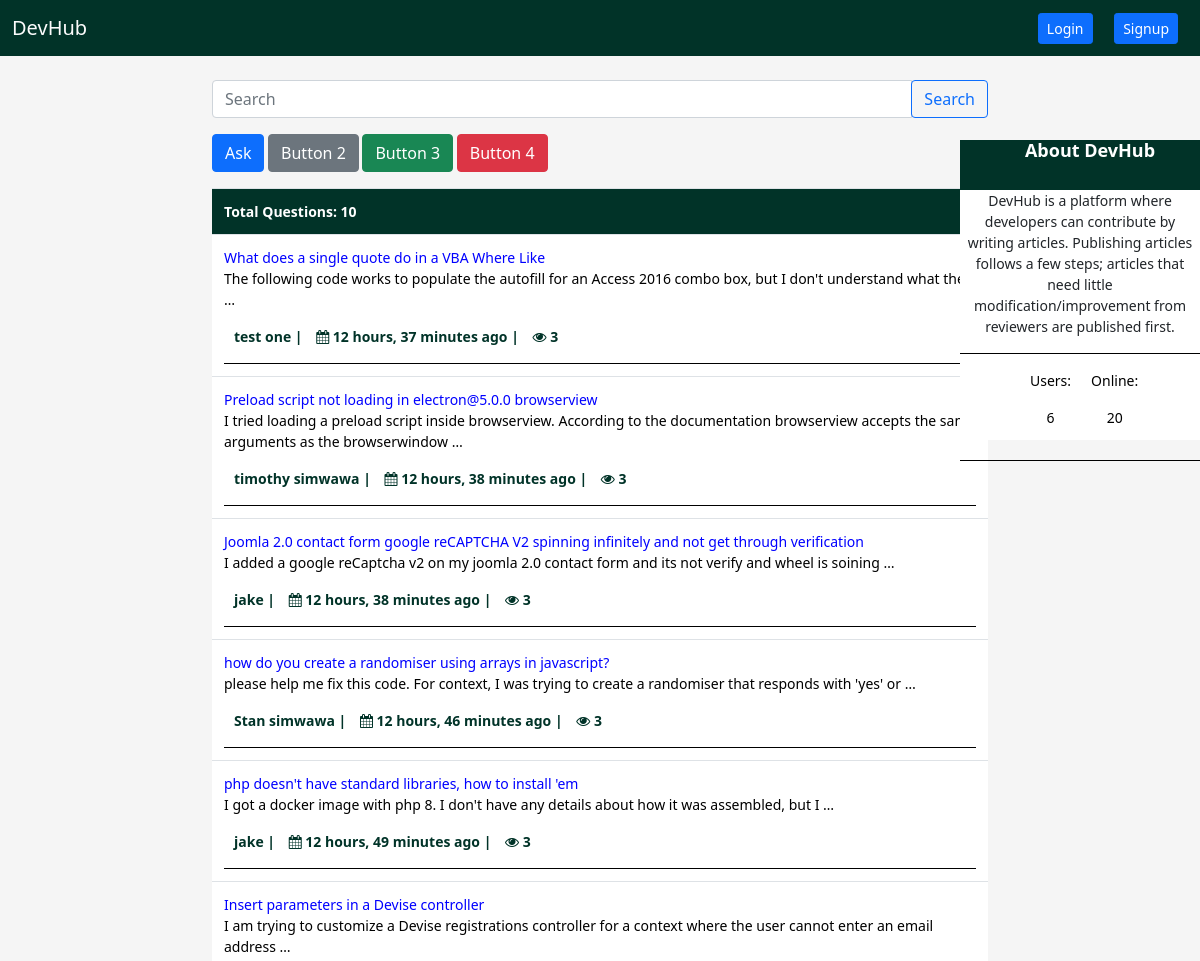
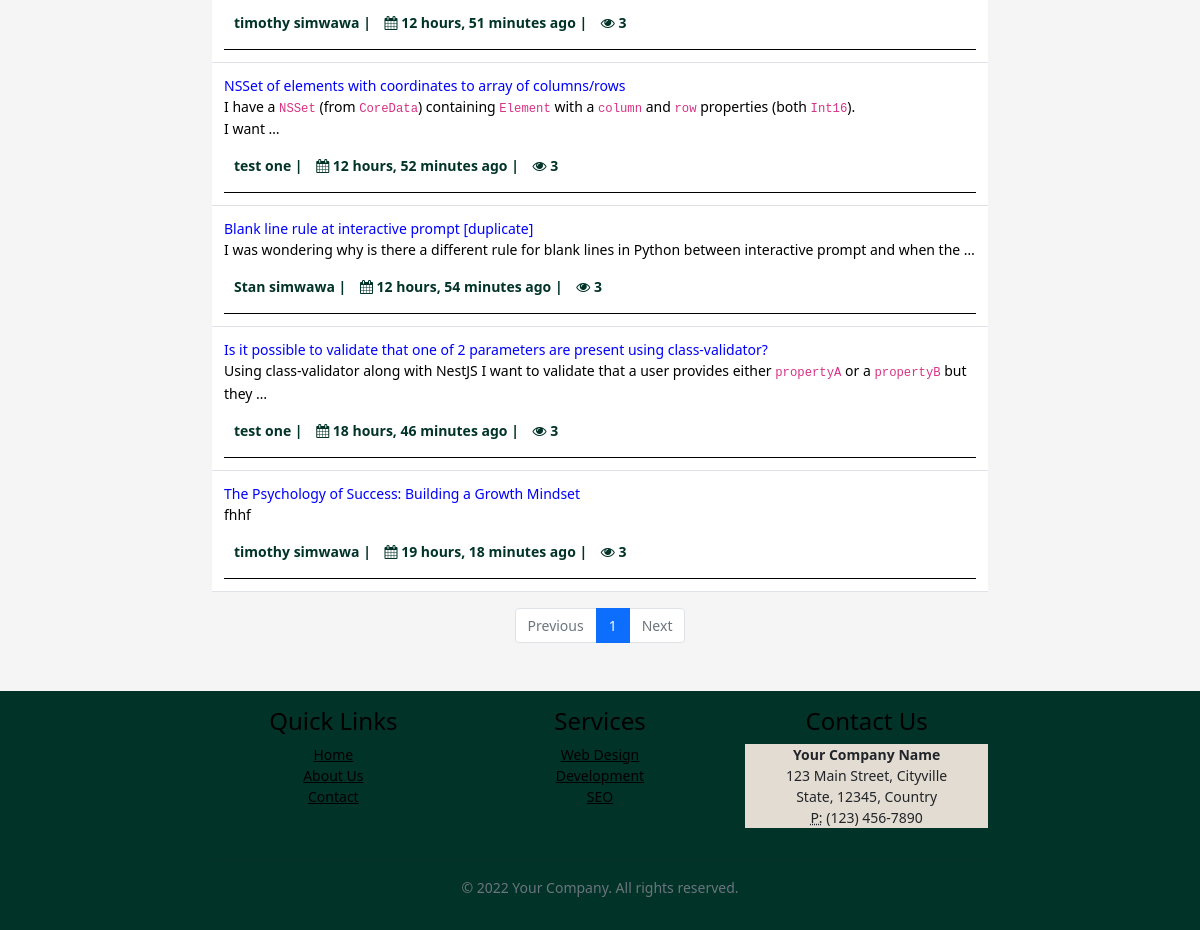
The app's page /base/ with its own data (2 pictures, top to bottom).
### base/models.py (models this page shows, shortened)
class questions(models.Model):
    user = models.ForeignKey(User, on_delete=models.CASCADE)
    title = models.CharField(max_length=1000)
    content =  RichTextField(blank=True,null=True)
    date_created = models.DateTimeField(default=timezone.now)
    slug = models.SlugField(unique=True, blank=True)
    ip_address = models.TextField(blank=True)
    views_count = models.IntegerField(default=0)
    def save(self, *args, **kwargs):
        super(questions, self).save(*args, **kwargs)

### base/views.py (the view)
# urls.py: path('', all_questions, name='all_questions'),
def all_questions(request):
    total_users = User.objects.count()
    print(total_users)
    q = request.GET.get('q', None)
    if q:
        question_list = questions.objects.filter(title__icontains=q).order_by('-date_created')
    else:
        question_list = questions.objects.order_by('-date_created')
    count = question_list.count()
    page = request.GET.get('page', 1)
    questions_per_page = 10
    paginator = Paginator(question_list, questions_per_page)
    try:
        questions_paginated = paginator.page(page)
    except PageNotAnInteger:
        questions_paginated = paginator.page(1)
    except EmptyPage:
        questions_paginated = paginator.page(paginator.num_pages)
    for question in questions_paginated:
        user_ip = get_client_ip(request)
        if user_ip not in question.ip_address:
            question.ip_address += f"{user_ip},"
            question.views_count += 1
            question.save()
    return render(request, 'base/questions.html', {'questions': questions_paginated, 'total_users': total_users, 'total_questions': count, 'search_term': q})

### base/utils.py (called while the page is built)
def get_client_ip(request):
    x_forwarded_for = request.META.get('HTTP_X_FORWARDED_FOR')
    if x_forwarded_for:
        ip = x_forwarded_for.split(',')[0]
    else:
        ip = request.META.get('REMOTE_ADDR')
    return ip

### base/templates/base/questions.html
{% extends 'users/base.html' %}
{% block content %}
<div class="container mt-4">
    <form action="{% url 'base:all_questions' %}" method="GET" class="mb-3">
        <div class="input-group">
            <input id="q" name="q" value="{{ request.GET.q }}" type="search" class="form-control" placeholder="Search" aria-label="Search" aria-describedby="search-addon" />
            <div class="input-group-append">
                <button type="submit" class="btn btn-outline-primary">Search</button>
            </div>
        </div>
    </form>
    <div class="mb-3">
        <a href="{% url 'base:ask' %}" class="btn btn-primary mr-2">Ask</a>
        <button type="button" class="btn btn-secondary mr-2">Button 2</button>
        <button type="button" class="btn btn-success mr-2">Button 3</button>
        <button type="button" class="btn btn-danger">Button 4</button>
    </div>
    <table class="table table-bordered table-hover mt-2">
        <thead>
            <tr>
                <th scope="col" style="background-color: #013328; color: white;">Total Questions:  {{ total_questions}} </th>
            </tr>
        </thead>
        <tbody>
            {% for question in questions %}
                <tr>
                    <td>
                        <a href="{% url 'base:question_detail' slug=question.slug %}" style="color: blue; text-decoration: none;">{{ question.title }}</a>
                        <div class="question-description">{{ question.content | truncatewords_html:20 | safe }}</div>
                        <div class="question-meta mt-3">
                            <span class="mr-3" style="margin-left: 10px;">
                                {{ question.user.first_name|default:"" | slice:":question.user.first_name.find(' ')"}}
                            </span>|
                            <span class="ml-3 mr-3">
                                <i class="fa fa-calendar" style="margin-left: 10px;"></i>   {{ question.date_created|timesince }} ago
                            </span>|
                            <span class="ml-3" style="margin-left: 10px;">
                                <i class="fa fa-eye"></i> {{question.views_count }}
                            </span>
                        </div>
                        <div class="line-separator mt-3"></div>
                    </td>
                </tr>
            {% endfor %}
        </tbody>
    </table>
</div>
<div id="rightbox">
    <div class="header">
        <h2>About DevHub</h2>
    </div>
    <div class="inner-container">
        DevHub is a platform where developers can contribute by writing articles. Publishing articles follows a few steps; articles that need little modification/improvement from reviewers are published first.
    </div>
    <div class="line-separator mt-3"></div>
    <div class="main">
        <div class="users-online mt-3">
            <div class="user-info">
                <p>Users:</p>
                <p>{{ total_users}}</p>
            </div>
            <div class="user-info">
                <p>Online:</p>
                <p>20</p>
            </div>
        </div>
    </div>
    <div class="line-separator mt-3"></div>
</div>
<nav aria-label="Page navigation example" class="mt-3">
    <ul class="pagination justify-content-center">
        {% if questions.has_previous %}
            <li class="page-item">
                <a class="page-link" href="?page={{ questions.previous_page_number }}" tabindex="-1">Previous</a>
            </li>
        {% else %}
            <li class="page-item disabled">
                <span class="page-link">Previous</span>
            </li>
        {% endif %}
        {% for i in questions.paginator.page_range %}
            <li class="page-item {% if questions.number == i %}active{% endif %}">
                <a class="page-link" href="?page={{ i }}">{{ i }}</a>
            </li>
        {% endfor %}
        {% if questions.has_next %}
            <li class="page-item">
                <a class="page-link" href="?page={{ questions.next_page_number }}">Next</a>
            </li>
        {% else %}
            <li class="page-item disabled">
                <span class="page-link">Next</span>
            </li>
        {% endif %}
    </ul>
</nav>
{% endblock %}

### users/templates/users/base.html (shortened to what this page needs)
{% load static %}
<!DOCTYPE html>
<html lang="en">
<head>
    <link href="https://cdn.jsdelivr.net/npm/bootstrap@5.0.2/dist/css/bootstrap.min.css" rel="stylesheet"
>
        <link rel="stylesheet" href="https://cdnjs.cloudflare.com/ajax/libs/font-awesome/4.7.0/css/font-awesome.min.css">
        <link rel="stylesheet" href="{% static 'css/style.css' %}">
</head>
<body>
    <nav class="navbar navbar-expand-lg" style="background-color: #013328;">
        <div class="container-fluid">
            <a class="navbar-brand" style="color: #fcfcfc;" href="#">DevHub</a>
            <div class="d-flex">
                {% if user.is_authenticated %}
                    <ul class="navbar-nav ml-auto">
                        <li class="nav-item">
                            <a class="btn btn-success" href="{% url 'users:profile' email=request.user.email %}">Profile</a>
                            <a class="btn btn-danger" href="{% url 'users:logout' %}">Logout</a>
                        </li>
                    </ul>
                {% else %}
                    <ul class="navbar-nav ml-auto">
                        <li class="nav-item">
                            <a class="btn btn-primary btn-sm ms-2" style="margin-right: 10px;" href="{% url 'users:signin' %}">Login</a>
                            <a class="btn btn-primary btn-sm ms-2" style="margin-right: 10px;" href="{% url 'users:signup' %}">Signup</a>
                        </li>
                    </ul>
                {% endif %}
            </div>
        </div>
    </nav>
    {% block content %}
    {% endblock %}
    <footer class="footer mt-5 py-3" style="background-color: #013328;">
        <div class="container text-center">
            <div class="row">
                <div class="col-md-4">
                    <h5>Quick Links</h5>
                    <ul class="list-unstyled">
                        <li><a href="#">Home</a></li>
                        <li><a href="#">About Us</a></li>
                        <li><a href="#">Contact</a></li>
                    </ul>
                </div>
                <div class="col-md-4">
                    <h5>Services</h5>
                    <ul class="list-unstyled">
                        <li><a href="#">Web Design</a></li>
                        <li><a href="#">Development</a></li>
                        <li><a href="#">SEO</a></li>
                    </ul>
                </div>
                <div class="col-md-4">
                    <h5>Contact Us</h5>
                    <address style="background-color: #E3DCD2;">
                        <strong>Your Company Name</strong><br>
                        123 Main Street, Cityville<br>
                        State, 12345, Country<br>
                        <abbr title="Phone">P:</abbr> (123) 456-7890
                    </address>
                </div>
            </div>
            <hr>
            <div class="row">
                <div class="col-md-12">
                    <p class="text-muted">&copy; 2022 Your Company. All rights reserved.</p>
                </div>
            </div>
        </div>
    </footer>
</body>
</html>

### users/templates/users/base.html (style rules this page uses)
body { background-color: whitesmoke; }
a,h3, h5, p { color: black; }
h5 { font-size: x-large; }
.navbar { position: sticky; top: 0; z-index: 100; }
body { font-size: 14px; }
.container { max-width: 800px; }
.table th, .table td { background-color: #fff; border: none; padding: 12px; }
.table th { background-color: #f8f9fa; font-weight: bold; }
.question-description { color: #555; }
.question-meta { color: #013328; font-weight: bold; margin-top: 12px; }
.line-separator { border-top: 1px solid black; margin-top: 10px; }
#rightbox { position: fixed; top: 140px; right: 0; background: white; width: 20%; height: 300px; }
#rightbox .header { background-color: #013328; height: 50px; }
#rightbox .header h2 { color: white; margin-left: 20px; font-size: 18px; font-weight: 600; top: 100px; text-align: center; }
#rightbox .inner-container { background-color: white; text-align: center; padding: 0; margin: 0; }
.users-online { display: flex; text-align: center; margin-left: 70px; }
.user-info { margin-right: 20px; }

### records on screen
questions: title "What does a single quote do in a VBA Where Like", content "The following code works to populate the autofill for an Access 2016 combo box, but I don't understand what the …", user.first_name "test one", date_created "12 hours, 37 minutes", views_count "3"
questions: title "Preload script not loading in electron@5.0.0 browserview", content "I tried loading a preload script inside browserview. According to the documentation browserview accepts the same arguments as the browserwindow …", user.first_name "timothy simwawa", date_created "12 hours, 38 minutes", views_count "3"
questions: title "Joomla 2.0 contact form google reCAPTCHA V2 spinning infinitely and not get through verification", content "I added a google reCaptcha v2 on my joomla 2.0 contact form and its not verify and wheel is soining …", user.first_name "jake", date_created "12 hours, 38 minutes", views_count "3"
questions: title "how do you create a randomiser using arrays in javascript?", content "please help me fix this code. For context, I was trying to create a randomiser that responds with 'yes' or …", user.first_name "Stan simwawa", date_created "12 hours, 46 minutes", views_count "3"
questions: title "php doesn't have standard libraries, how to install 'em", content "I got a docker image with php 8. I don't have any details about how it was assembled, but I …", user.first_name "jake", date_created "12 hours, 49 minutes", views_count "3"
questions: title "Insert parameters in a Devise controller", content "I am trying to customize a Devise registrations controller for a context where the user cannot enter an email address …", user.first_name "timothy simwawa", date_created "12 hours, 51 minutes", views_count "3"
questions: title "NSSet of elements with coordinates to array of columns/rows", content "I have a NSSet (from CoreData ) containing Element with a column and row properties (both Int16 ). I want …", user.first_name "test one", date_created "12 hours, 52 minutes", views_count "3"
questions: title "Blank line rule at interactive prompt [duplicate]", content "I was wondering why is there a different rule for blank lines in Python between interactive prompt and when the …", user.first_name "Stan simwawa", date_created "12 hours, 54 minutes", views_count "3"
questions: title "Is it possible to validate that one of 2 parameters are present using class-validator?", content "Using class-validator along with NestJS I want to validate that a user provides either propertyA or a propertyB but they …", user.first_name "test one", date_created "18 hours, 46 minutes", views_count "3"
questions: title "The Psychology of Success: Building a Growth Mindset", content "fhhf", user.first_name "timothy simwawa", date_created "19 hours, 18 minutes", views_count "3"

### other values on screen
{{ total_questions }} "10"
{{ total_users }} "6"
{{ i }} "1"
